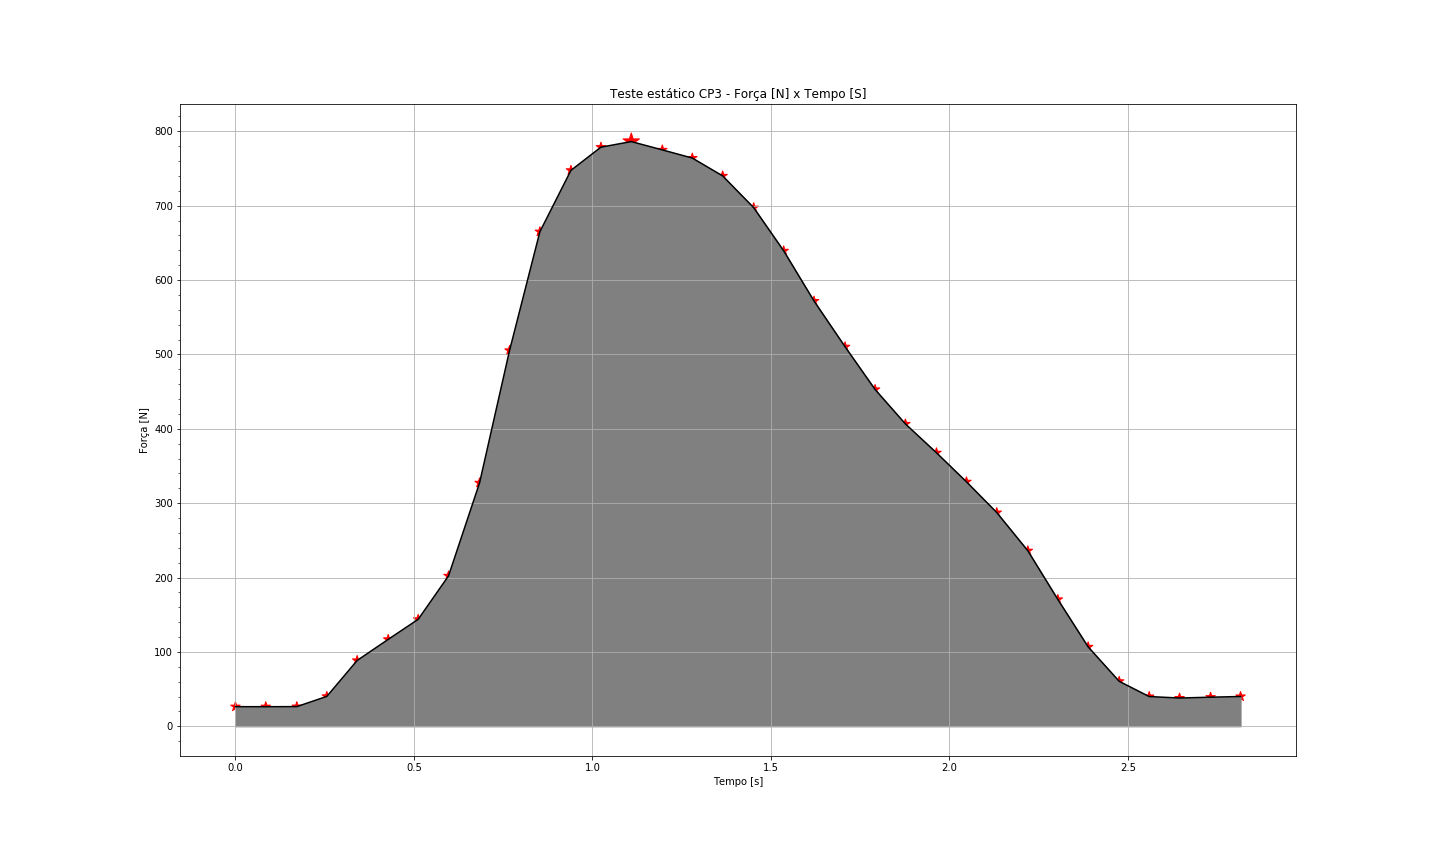

Generate this figure with Python:
# -*- coding: utf-8 -*-
"""
Spyder Editor

This is a temporary script file.
"""

import matplotlib.pyplot as plt
import matplotlib.ticker as tck
import scipy.interpolate


x =[0,
0.085,
0.172,
0.256,
0.341,
0.428,
0.512,
0.597,
0.684,
0.768,
0.853,
0.94,
1.024,
1.109,
1.196,
1.28,
1.365,
1.452,
1.536,
1.621,
1.708,
1.792,
1.877,
1.964,
2.048,
2.133,
2.22,
2.304,
2.389,
2.476,
2.56,
2.645,
2.732,
2.816
]
y = [26.461,
26.405,
26.540,
40.259,
88.587,
116.932,
143.892,
202.308,
327.413,
505.418,
665.065,
747.545,
778.683,
786.196,
775.018,
764.045,
740.047,
697.310,
639.306,
571.802,
510.310,
452.936,
406.587,
367.814,
328.797,
287.403,
236.087,
170.648,
106.807,
60.524,
40.079,
38.077,
39.223,
40.137]
z = [100 ,100 ,100, 100, 100, 100, 100 ,100,100,100,100,100,100,300,100,100,100,100,100,100, 100, 100, 100, 100, 100,100,100,100,100,100,100,100,100]#dimensão do ponto
#fig = plt.figure()
fig1 = plt.gcf() #cria a figura
plt.rcParams['figure.figsize'] = (20,12) #tamanho do gráfico
fig1, ax = plt.subplots() #anexa os subplots na figura

ax.yaxis.set_minor_locator(tck.AutoMinorLocator())
##----------------------------------------
plt.title('Teste estático CP3 - Força [N] x Tempo [S]') #título do grafico
plt.xlabel('Tempo [s]') #nome do eixo x
plt.ylabel('Força [N]') #nome do eixo y

plt.plot(x, y, color='black', linestyle = '-') #dois graficos em 1
plt.scatter(x, y, color='red', marker = '*', s= z) #dois graficos em 1
plt.fill_between(x,0,y, color = 'grey') #pinta a área sob a curva
plt.grid(True) #grade
plt.show() #plota
#plt.plot(x,y)
#####y_interp = scipy.interpolate.interp1d(x, y)
#####print (y_interp(33.0))
fig1.savefig('Teste estático CP3 - Força [N] x Tempo [S]') #salva a figura em arquivo .png com qualidade em dpi


#fig.savefig('Teste estático CP3 - Força [N] x Tempo [S]',400 dpi)

#fig = plt.gcf()
#plt.savefig('gráfico_CP3_1.png')
#fig.savefig('teste.png', format='png') 
#plt.plot(x,y) #caso eu quisesse plotar um gráfico só

